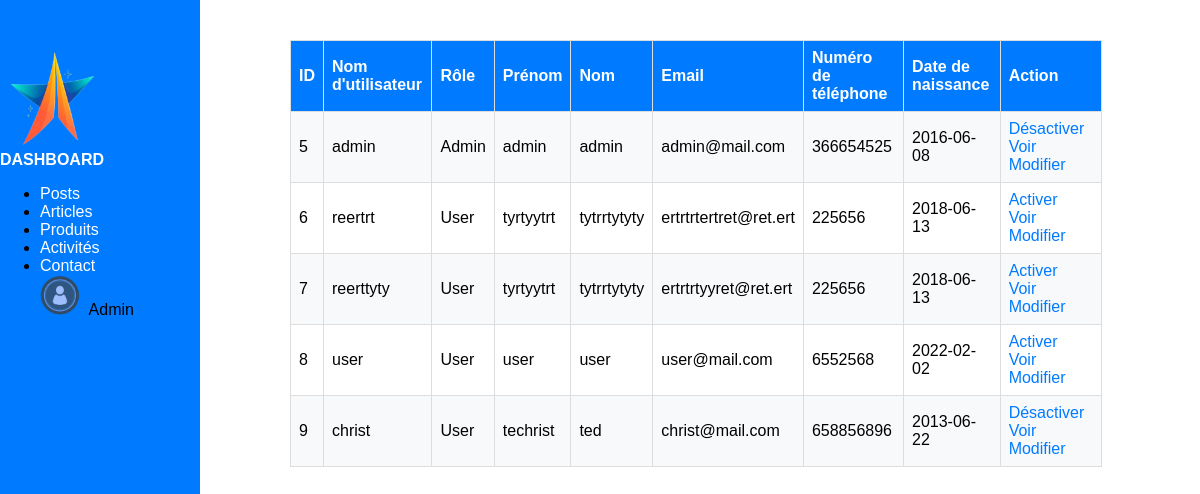
Page /admin/users/liste_utilisateurs.php on the committed database.
### tables this page shows
CREATE TABLE `users` (
  `id` int(11) NOT NULL,
  `username` varchar(255) NOT NULL,
  `password` varchar(255) NOT NULL,
  `role` enum('Admin','User') NOT NULL,
  `first_name` varchar(255) NOT NULL,
  `last_name` varchar(255) NOT NULL,
  `email` varchar(255) NOT NULL,
  `phone_number` varchar(20) NOT NULL,
  `date_of_birth` date NOT NULL,
  `active` tinyint(1) DEFAULT 1
);

### admin/users/liste_utilisateurs.php (the view, shortened to what this page needs)
<?php
require_once '../../db_connect.php';
$stmt = $pdo->query("SELECT * FROM users");
$users = $stmt->fetchAll(PDO::FETCH_ASSOC);
?>
<!DOCTYPE html>
<html lang="en">
<head>
</head>
<body>
<header>
    <div class="sidebar">
        <div class="image-container">
            <img src="../assets/images/logo.png" alt="">
        </div>
        <a class="navbar-brand" href="dashboard.php">DASHBOARD</a>
        <ul class="nav flex-column">
            <li class="nav-item">
                <a class="nav-link " href="#">Posts</a>
            </li>
            <li class="nav-item">
                <a class="nav-link" href="#">Articles</a>
            </li><li class="nav-item">
                <a class="nav-link" href="#">Produits</a>
            </li>
            <li class="nav-item">
                <a class="nav-link" href="../activities/liste_activites.php">Activités</a>
            </li>
            <li class="nav-item">
                <a class="nav-link" href="../admin/afficher_contacts.php">Contact</a>
            </li>
            <div class="user-dropdown">
                <img src="../../assets/images/icon_user.png" alt="User Icon">
                <span class="user-name">Admin</span>
                </div>
        </ul>
    </div>
</header>
<div class="container main-content">
    <table>
        <tr>
            <th>ID</th>
            <th>Nom d'utilisateur</th>
            <th>Rôle</th>
            <th>Prénom</th>
            <th>Nom</th>
            <th>Email</th>
            <th>Numéro de téléphone</th>
            <th>Date de naissance</th>
            <th>Action</th>
        </tr>
        <?php foreach ($users as $user) : ?>
        <tr>
            <td><?php echo $user['id']; ?></td>
            <td><?php echo $user['username']; ?></td>
            <td><?php echo $user['role']; ?></td>
            <td><?php echo $user['first_name']; ?></td>
            <td><?php echo $user['last_name']; ?></td>
            <td><?php echo $user['email']; ?></td>
            <td><?php echo $user['phone_number']; ?></td>
            <td><?php echo $user['date_of_birth']; ?></td>
            <td>
                <?php if (isset($user['active']) && $user['active']) : ?>
                    <a href="deactivate_user.php?id=<?php echo $user['id']; ?>">Désactiver</a>
                <?php else : ?>
                    <a href="activate_user.php?id=<?php echo $user['id']; ?>">Activer</a>
                <?php endif; ?>
                <a href="view_user.php?id=<?php echo $user['id']; ?>">Voir</a>
                <a href="edit_user.php?id=<?php echo $user['id']; ?>">Modifier</a>
            </td>
        </tr>
        <?php endforeach; ?>
    </table>
</div>
</body>
</html>

### admin/users/liste_utilisateurs.php (style rules this page uses)
.image-container { width: 100px; }
.image-container img { width: 100%; }
.navbar-brand { font-weight: bold; color: #fff; }
.sidebar { position: fixed; top: 0; left: 0; width: 200px; height: 100%; background-color: #007bff; padding-top: 50px; }
.nav-link { color: #fff; }
.main-content { margin-left: 170px; padding: 10px; }
body { font-family: Arial, sans-serif; margin: 10px; padding: 10px; }
.container { width: 70%; margin: auto; padding: 20px; }
.main-content { margin-left: 250px; padding: 20px; }
.user-dropdown img { width: 40px; height: 40px; border-radius: 50%; margin-right: 5px; }
table { width: 100%; border-collapse: collapse; }
th, td { border: 1px solid #ddd; padding: 8px; text-align: left; }
th { background-color: #007bff; color: white; }
tr:nth-child(even) { background-color: #f8f9fa; }
a { color: #007bff; text-decoration: none; margin-right: 5px; }

### rows in the picture
users: id "5", username "admin", role "Admin", first_name "admin", last_name "admin", email "admin@mail.com", phone_number "366654525", date_of_birth "2016-06-08"
users: id "6", username "reertrt", role "User", first_name "tyrtyytrt", last_name "tytrrtytyty", email "ertrtrtertret@ret.ert", phone_number "225656", date_of_birth "2018-06-13"
users: id "7", username "reerttyty", role "User", first_name "tyrtyytrt", last_name "tytrrtytyty", email "ertrtrtyyret@ret.ert", phone_number "225656", date_of_birth "2018-06-13"
users: id "8", username "user", role "User", first_name "user", last_name "user", email "user@mail.com", phone_number "6552568", date_of_birth "2022-02-02"
users: id "9", username "christ", role "User", first_name "techrist", last_name "ted", email "christ@mail.com", phone_number "658856896", date_of_birth "2013-06-22"
